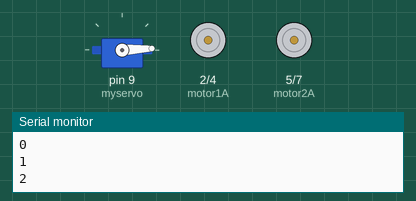
Simulated run of this sketch. Board: Arduino Uno, built with avr-gcc and run on an emulated ATmega328P. On the bench: servo, motor-driver pin pairs drawn as motors (green arrow = first pin HIGH = forward, orange = second pin HIGH = backward, longer = more drive, scaled by the enable pin), the last lines printed to the serial monitor.

Above: at 0.05 s.
At 1.1 s:
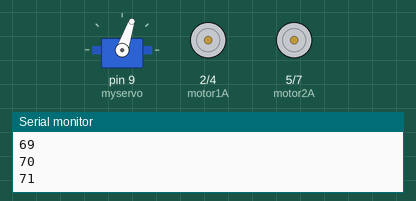
At 2.15 s:
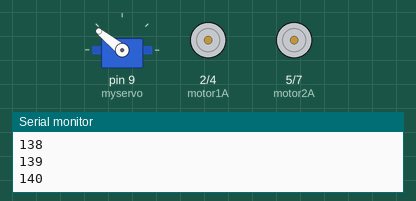
At 3.95 s:
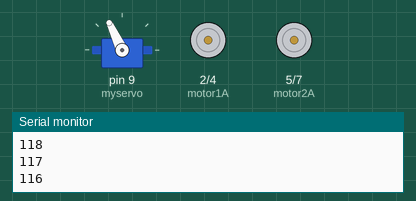
At 5.45 s:
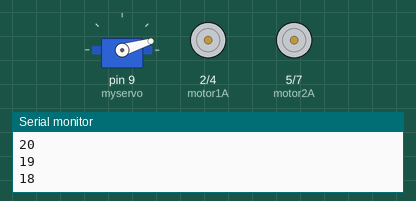
At 7.9 s:
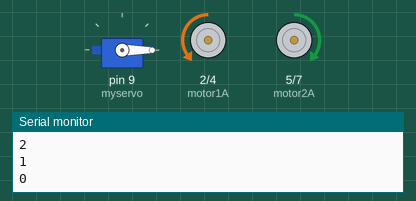
Timing chart, 0 to 11.6 s (numbered marks = the images above):
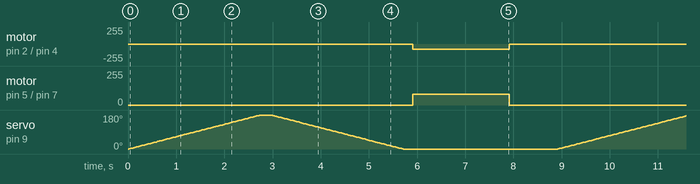

Measured:
- by itself, motor on pin 2 (motor1A) / pin 4 (motor1B): alternates backward 80/255 for 2.0 s and stopped for 6.9 s
- by itself, motor on pin 5 (motor2A) / pin 7 (motor2B): alternates forward 80/255 for 2.0 s and stopped for 6.9 s

The sketch:

Controle_Leitinho2.ino
```cpp
#include <Servo.h>

//motor1
int speed1 = 3;
int motor1A = 2;
int motor1B = 4;
// motor 2
int speed2 = 6;
int motor2A = 5;
int motor2B = 7;

//servosmotores
Servo myservo;

int pos = 0;

void setup(){

  pinMode(speed1, OUTPUT);
  pinMode(speed2, OUTPUT);
  pinMode(motor1A, OUTPUT);
  pinMode(motor1B, OUTPUT);
  pinMode(motor2A, OUTPUT);
  pinMode(motor2B, OUTPUT);
  Serial.begin(9600);

myservo.attach(9);

}


void loop(){


//definindo velocidade
analogWrite(speed1, 80);
analogWrite(speed2, 80);
scannerNeck();
goFront(2000);
neutral(1000);


}

  void posicionaCabeca(){


    }

void scannerNeck(){for (pos = 0; pos <= 180; pos += 1) {

    myservo.write(pos);
    delay(15);
    Serial.println(pos);
  }
  delay(200);
  for (pos = 180; pos >= 0; pos -= 1) {
    myservo.write(pos);
    delay(15);
    Serial.println(pos);
  }
  delay(200);
}

void runLeft(){
  // antihorario
digitalWrite(motor1A, 0);
digitalWrite (motor1B, 1);
digitalWrite(motor2A, 0);
digitalWrite (motor2B, 1);
Serial.println("antihorario");

  }

void goFront(int tempo){
  digitalWrite(motor1A, 0);
digitalWrite (motor1B, 1);
digitalWrite(motor2A, 1);
digitalWrite (motor2B, 0);
delay(tempo);


  }

void goBack(int tempo){
  digitalWrite(motor1A, 1);
digitalWrite (motor1B, 0);
digitalWrite(motor2A, 0);
digitalWrite (motor2B, 1);
 delay(tempo);


  }


 void runRight(){

    // horario
digitalWrite(motor1A, 1);
digitalWrite (motor1B, 0);
digitalWrite(motor2A, 1);
digitalWrite (motor2B, 0);
Serial.println("horario");


    }

void park(int tempo){
  // freia o motor
digitalWrite(motor1A, 1);
digitalWrite (motor1B, 1);
digitalWrite(motor2A, 1);
digitalWrite (motor2B, 1);
delay(tempo);

  }

void neutral(int tempo){

  digitalWrite(motor1A, 0);
digitalWrite (motor1B, 0);
digitalWrite(motor2A, 0);
digitalWrite (motor2B, 0);
delay(tempo);


  }

void desacelerar(){
   // decelerate from maximum speed to zero
  for (int i = 255; i >= 0; --i)  {
    analogWrite(speed1, i);
    analogWrite(speed2, i);
    delay(20);
  }

  }
void acelerar(){

   // accelerate from zero to maximum speed
  for (int i = 0; i < 256; i++)
  {
    analogWrite(speed1, i);
    analogWrite(speed2, i);
    delay(20);
  }

  }


  /*
 void downHead(){

  for (posServoHead = 5; posServoHead <= 45; posServoHead += 1) {
      servoHead.write(posServoHead);
    delay(30);
  }
 }


void upHead(){
  for (posServoHead = 45; posServoHead >= 5; posServoHead -= 1) {
    servoHead.write(posServoHead);
    delay(30);
  }

  */
```
